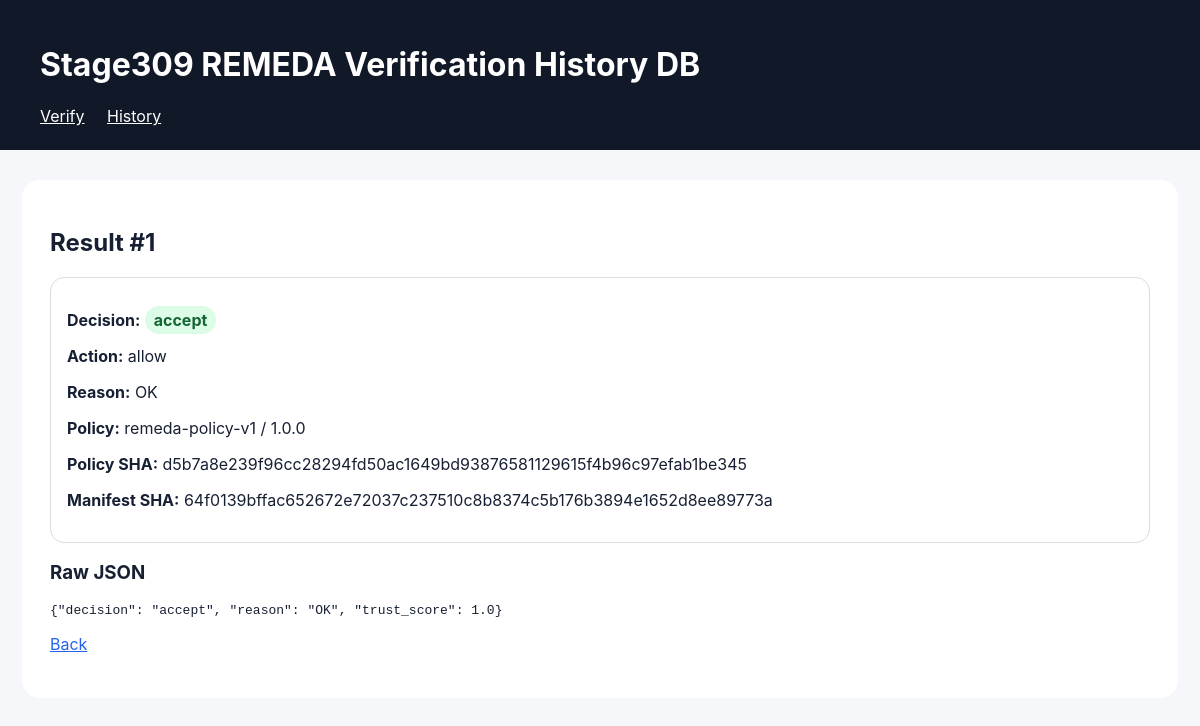
The page /result/1 on the database its author committed.
### tables this page shows
CREATE TABLE verification_history (
            id INTEGER PRIMARY KEY AUTOINCREMENT,
            created_at TEXT,
            input_url TEXT,
            manifest_sha256 TEXT,
            policy_id TEXT,
            policy_version TEXT,
            policy_sha256 TEXT,
            decision TEXT,
            action TEXT,
            trust_score REAL,
            reason TEXT,
            upstream_source TEXT,
            upstream_status TEXT,
            result_json TEXT
        );

### app.py (the view)
@app.route("/result/<int:id>")
def result(id):
    with get_db() as conn:
        row = conn.execute("SELECT * FROM verification_history WHERE id=?", (id,)).fetchone()
    return render_template("result.html", row=row)

### app.py (called while the page is built)
def get_db():
    DB_PATH.parent.mkdir(exist_ok=True)
    conn = sqlite3.connect(DB_PATH)
    conn.row_factory = sqlite3.Row
    return conn

### templates/result.html
{% extends "base.html" %}
{% block content %}
<h2>Result #{{ row.id }}</h2>
<div class="card">
  <p><strong>Decision:</strong>
    <span class="badge {{ row.decision }}">{{ row.decision }}</span>
  </p>
  <p><strong>Action:</strong> {{ row.action }}</p>
  <p><strong>Reason:</strong> {{ row.reason }}</p>
  <p><strong>Policy:</strong> {{ row.policy_id }} / {{ row.policy_version }}</p>
  <p><strong>Policy SHA:</strong> {{ row.policy_sha256 }}</p>
  <p><strong>Manifest SHA:</strong> {{ row.manifest_sha256 }}</p>
</div>
<h3>Raw JSON</h3>
<pre>{{ row.result_json }}</pre>
<p><a href="/history">Back</a></p>
{% endblock %}

### templates/base.html (style rules this page uses)
body { font-family: -apple-system, BlinkMacSystemFont, sans-serif; background: #f6f7fb; color: #172033; margin: 0; }
a { color: #2563eb; }
.card { border: 1px solid #ddd; padding: 16px; border-radius: 14px; margin: 16px 0; }
.badge { padding: 4px 9px; border-radius: 999px; font-weight: bold; }
.accept { background: #dcfce7; color: #166534; }

### rows shown on the page
verification_history: id "1", decision "accept", action "allow", reason "OK", policy_id "remeda-policy-v1", policy_version "1.0.0", policy_sha256 "d5b7a8e239f96cc28294fd50ac1649bd93876581129615f4b96c97efab1be345", manifest_sha256 "64f0139bffac652672e72037c237510c8b8374c5b176b3894e1652d8ee89773a", result_json "{\"decision\": \"accept\", \"reason\": \"OK\", \"trust_score\": 1.0}"
